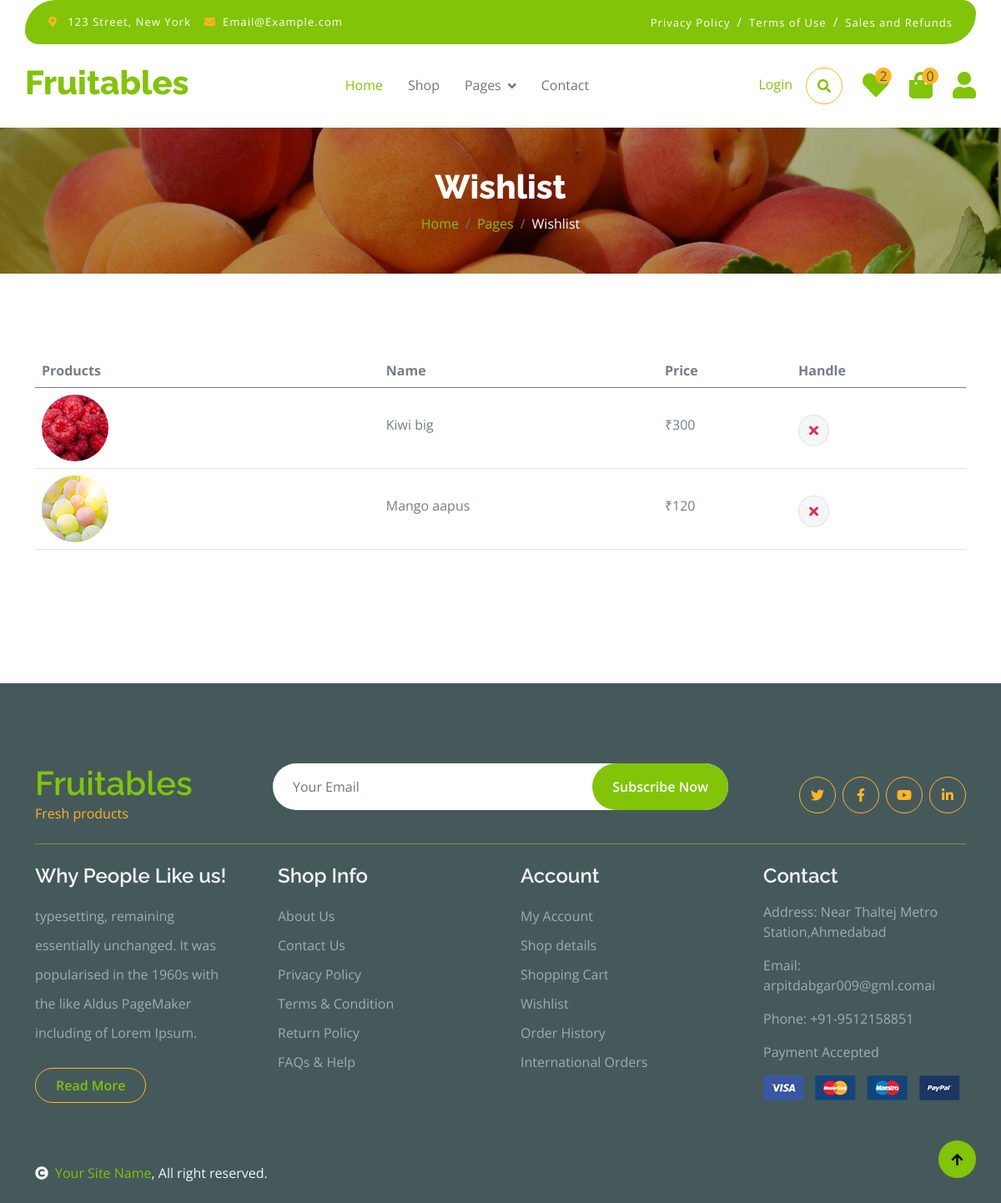
/wishlist, run on an earlier commit of the app's database.
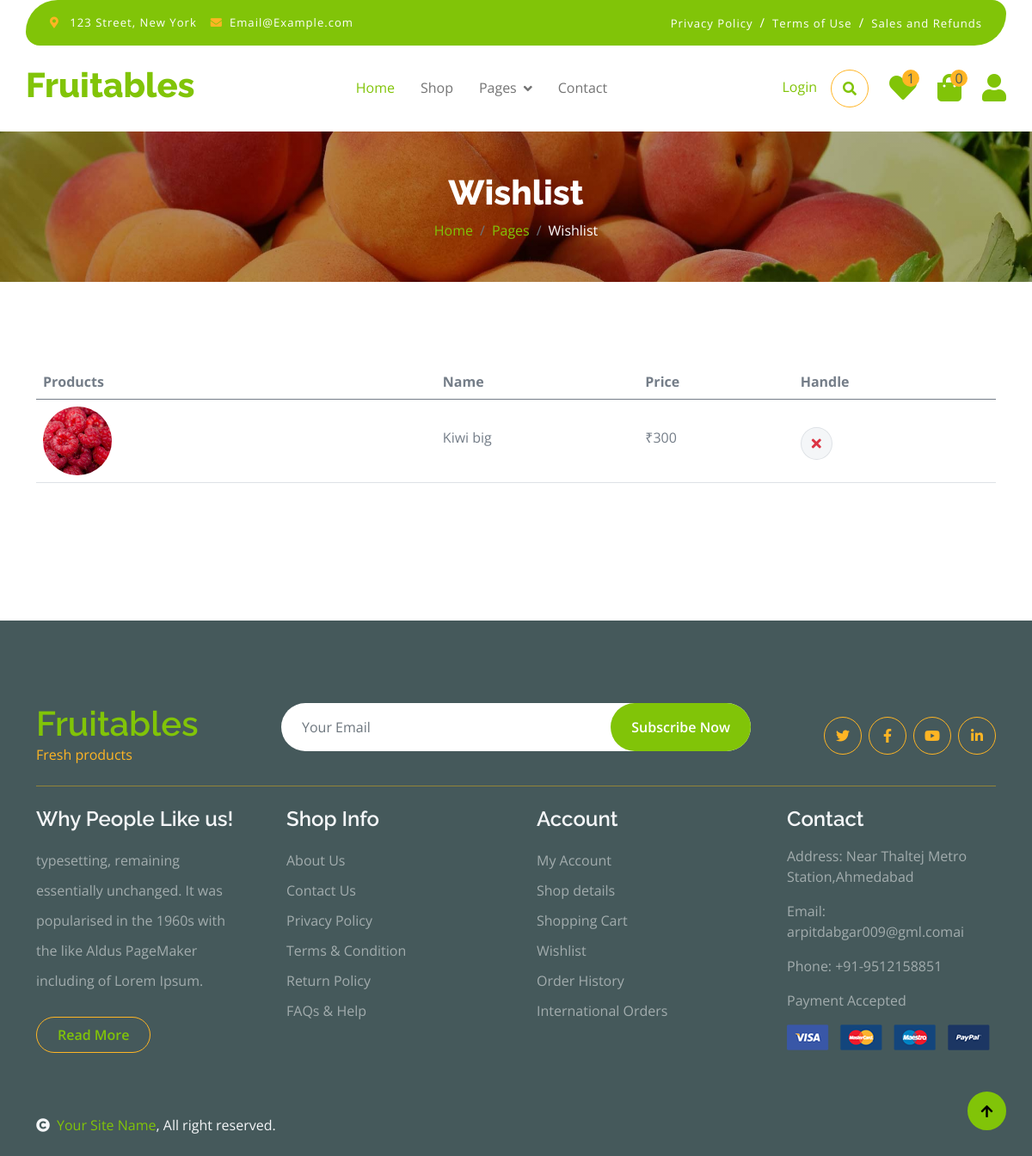
And on a later commit of the database.
### myapp/models.py (models this page shows, shortened)
class Add_to_wishlist(models.Model):
    user_id=models.ForeignKey(User,on_delete=models.CASCADE,blank=True,null=True)
    product_id=models.ForeignKey(Product,on_delete=models.CASCADE,blank=True,null=True)
    image=models.ImageField(upload_to="madia",blank=True,null=True)
    name=models.CharField(max_length=50,blank=True,null=True)
    price=models.IntegerField()

### myapp/views.py (the view)
# urls.py: path('wishlist', views.wishlist, name='wishlist'),
def wishlist(request):
    wish_id=Add_to_wishlist.objects.all()
    wish_count=Add_to_wishlist.objects.all().count()
    cart_count=Add_to_cart.objects.all().count()
    con={"wish_id":wish_id,"wish_count":wish_count,"cart_count":cart_count}
    return render(request,"wishlist.html",con)

### myapp/templates/wishlist.html (shortened to what this page needs)
{% extends "index.html" %}
{% load static %}
{% block content %}
        <div class="container-fluid page-header py-5">
            <h1 class="text-center text-white display-6">Wishlist</h1>
            <ol class="breadcrumb justify-content-center mb-0">
                <li class="breadcrumb-item"><a href="#">Home</a></li>
                <li class="breadcrumb-item"><a href="#">Pages</a></li>
                <li class="breadcrumb-item active text-white">Wishlist</li>
            </ol>
        </div>
        <div class="container-fluid py-5">
            <div class="container py-5">
                <div class="table-responsive">
                    <table class="table">
                        <thead>
                          <tr>
                            <th scope="col">Products</th>
                            <th scope="col">Name</th>
                            <th scope="col">Price</th>
                            <th scope="col">Handle</th>
                          </tr>
                        </thead>
                        <tbody>
                            {% for i in wish_id %}
                            <tr>
                                <th scope="row">
                                    <div class="d-flex align-items-center">
                                        <img src="{{i.image.url}}" class="img-fluid me-5 rounded-circle" style="width: 80px; height: 80px;" alt="">
                                    </div>
                                </th>
                                <td>
                                    <p class="mb-0 mt-4">{{i.name}}</p>
                                </td>
                                <td>
                                    <p class="mb-0 mt-4">₹{{i.price}}</p>
                                </td>
                                <td>
                                    <button class="btn btn-md rounded-circle bg-light border mt-4" >
                                        <a href="{% url 'delete_wishlist' i.id %}"><i class="fa fa-times text-danger"></i></a>
                                    </button>
                                </td>
                            </tr>
                            {% endfor %}
                        </tbody>
                    </table>
                </div>
            </div>
        </div>
{% endblock %}

### myapp/templates/index.html (shortened to what this page needs)
{% load static %}
<!DOCTYPE html>
<html lang="en">
    <head>
        <link rel="stylesheet" href="https://use.fontawesome.com/releases/v5.15.4/css/all.css"/>
        <link href="https://cdn.jsdelivr.net/npm/bootstrap-icons@1.4.1/font/bootstrap-icons.css" rel="stylesheet">
        <link href="{% static 'lib/lightbox/css/lightbox.min.css' %}" rel="stylesheet">
        <link href="{% static 'lib/owlcarousel/assets/owl.carousel.min.css' %}" rel="stylesheet">
        <link href="{% static 'css/bootstrap.min.css' %}" rel="stylesheet">
        <link href="{% static 'css/style.css' %}" rel="stylesheet">
    </head>
    <body>
        <div class="container-fluid fixed-top">
            <div class="container topbar bg-primary d-none d-lg-block">
                <div class="d-flex justify-content-between">
                    <div class="top-info ps-2">
                        <small class="me-3"><i class="fas fa-map-marker-alt me-2 text-secondary"></i> <a href="#" class="text-white">123 Street, New York</a></small>
                        <small class="me-3"><i class="fas fa-envelope me-2 text-secondary"></i><a href="#" class="text-white">Email@Example.com</a></small>
                    </div>
                    <div class="top-link pe-2">
                        <a href="#" class="text-white"><small class="text-white mx-2">Privacy Policy</small>/</a>
                        <a href="#" class="text-white"><small class="text-white mx-2">Terms of Use</small>/</a>
                        <a href="#" class="text-white"><small class="text-white ms-2">Sales and Refunds</small></a>
                    </div>
                </div>
            </div>
            <div class="container px-0">
                <nav class="navbar navbar-light bg-white navbar-expand-xl">
                    <a href="index.html" class="navbar-brand"><h1 class="text-primary display-6">Fruitables</h1></a>
                    <div class="collapse navbar-collapse bg-white" id="navbarCollapse">
                        <div class="navbar-nav mx-auto">
                            <a href="{% url 'index' %}" class="nav-item nav-link active">Home</a>
                            <a href="{% url 'shop' %}" class="nav-item nav-link">Shop</a>
                            <div class="nav-item dropdown">
                                <a href="#" class="nav-link dropdown-toggle" data-bs-toggle="dropdown">Pages</a>
                            </div>
                            <a href="{% url 'contact' %}" class="nav-item nav-link">Contact</a>
                        </div>
                        <div class="d-flex m-3 me-0">
                            <a href="{% url 'login' %}" class="nav-item nav-link">Login</a>
                            <button class="btn-search btn border border-secondary btn-md-square rounded-circle bg-white me-4" data-bs-toggle="modal" data-bs-target="#searchModal"><i class="fas fa-search text-primary"></i></button>
                            <a href="{% url 'wishlist' %}" class="position-relative me-4 my-auto">
                                <i class="fa fa-heart fa-2x"></i>
                                <span class="position-absolute bg-secondary rounded-circle d-flex align-items-center justify-content-center text-dark px-1" style="top: -5px; left: 15px; height: 20px; min-width: 20px;">{{wish_count}}</span>
                            </a>
                            <a href="{% url 'cart' %}" class="position-relative me-4 my-auto">
                                <i class="fa fa-shopping-bag fa-2x"></i>
                                <span class="position-absolute bg-secondary rounded-circle d-flex align-items-center justify-content-center text-dark px-1" style="top: -5px; left: 15px; height: 20px; min-width: 20px;">{{cart_count}}</span>
                            </a>
                            <a href="#" class="my-auto">
                                <i class="fas fa-user fa-2x"></i>
                            </a>
                        </div>
                    </div>
                </nav>
            </div>
        </div>
{% block content %}{% endblock %}
        <div class="container-fluid bg-dark text-white-50 footer pt-5 mt-5">
            <div class="container py-5">
                <div class="pb-4 mb-4" style="border-bottom: 1px solid rgba(226, 175, 24, 0.5) ;">
                    <div class="row g-4">
                        <div class="col-lg-3">
                            <a href="#">
                                <h1 class="text-primary mb-0">Fruitables</h1>
                                <p class="text-secondary mb-0">Fresh products</p>
                            </a>
                        </div>
                        <div class="col-lg-6">
                            <div class="position-relative mx-auto">
                                <input class="form-control border-0 w-100 py-3 px-4 rounded-pill" type="number" placeholder="Your Email">
                                <button type="submit" class="btn btn-primary border-0 border-secondary py-3 px-4 position-absolute rounded-pill text-white" style="top: 0; right: 0;">Subscribe Now</button>
                            </div>
                        </div>
                        <div class="col-lg-3">
                            <div class="d-flex justify-content-end pt-3">
                                <a class="btn  btn-outline-secondary me-2 btn-md-square rounded-circle" href=""><i class="fab fa-twitter"></i></a>
                                <a class="btn btn-outline-secondary me-2 btn-md-square rounded-circle" href=""><i class="fab fa-facebook-f"></i></a>
                                <a class="btn btn-outline-secondary me-2 btn-md-square rounded-circle" href=""><i class="fab fa-youtube"></i></a>
                                <a class="btn btn-outline-secondary btn-md-square rounded-circle" href=""><i class="fab fa-linkedin-in"></i></a>
                            </div>
                        </div>
                    </div>
                </div>
                <div class="row g-5">
                    <div class="col-lg-3 col-md-6">
                        <div class="footer-item">
                            <h4 class="text-light mb-3">Why People Like us!</h4>
                            <p class="mb-4">typesetting, remaining essentially unchanged. It was
                                popularised in the 1960s with the like Aldus PageMaker including of Lorem Ipsum.</p>
                            <a href="" class="btn border-secondary py-2 px-4 rounded-pill text-primary">Read More</a>
                        </div>
                    </div>
                    <div class="col-lg-3 col-md-6">
                        <div class="d-flex flex-column text-start footer-item">
                            <h4 class="text-light mb-3">Shop Info</h4>
                            <a class="btn-link" href="">About Us</a>
                            <a class="btn-link" href="">Contact Us</a>
                            <a class="btn-link" href="">Privacy Policy</a>
                            <a class="btn-link" href="">Terms & Condition</a>
                            <a class="btn-link" href="">Return Policy</a>
                            <a class="btn-link" href="">FAQs & Help</a>
                        </div>
                    </div>
                    <div class="col-lg-3 col-md-6">
                        <div class="d-flex flex-column text-start footer-item">
                            <h4 class="text-light mb-3">Account</h4>
                            <a class="btn-link" href="">My Account</a>
                            <a class="btn-link" href="">Shop details</a>
                            <a class="btn-link" href="">Shopping Cart</a>
                            <a class="btn-link" href="">Wishlist</a>
                            <a class="btn-link" href="">Order History</a>
                            <a class="btn-link" href="">International Orders</a>
                        </div>
                    </div>
                    <div class="col-lg-3 col-md-6">
                        <div class="footer-item">
                            <h4 class="text-light mb-3">Contact</h4>
                            <p>Address: Near Thaltej Metro Station,Ahmedabad</p>
                            <p>Email: arpitdabgar009@gml.comai</p>
                            <p>Phone: +91-9512158851</p>
                            <p>Payment Accepted</p>
                            <img src="{% static 'img/payment.png' %}" class="img-fluid" alt="">
                        </div>
                    </div>
                </div>
            </div>
        </div>
        <div class="container-fluid copyright bg-dark py-4">
            <div class="container">
                <div class="row">
                    <div class="col-md-6 text-center text-md-start mb-3 mb-md-0">
                        <span class="text-light"><a href="#"><i class="fas fa-copyright text-light me-2"></i>Your Site Name</a>, All right reserved.</span>
                    </div>
                </div>
            </div>
        </div>
        <a href="#" class="btn btn-primary border-3 border-primary rounded-circle back-to-top"><i class="fa fa-arrow-up"></i></a>
    </body>
</html>

### myapp/static/css/style.css (style rules this page uses)
.back-to-top { position: fixed; right: 30px; bottom: 30px; display: flex; width: 45px; height: 45px; align-items: center; justify-content: center; transition: 0.5s; z-index: 99; }
.btn { font-weight: 600; transition: .5s; }
.btn-md-square { width: 44px; height: 44px; }
.btn-square, .btn-sm-square, .btn-md-square, .btn-lg-square { padding: 0; display: flex; align-items: center; justify-content: center; font-weight: normal; }
.btn.border-secondary { transition: 0.5s; }
.fixed-top { transition: 0.5s; background: var(--bs-white); border: 0; }
.topbar { padding: 20px; border-radius: 230px 100px; }
.topbar .top-info { font-size: 15px; line-height: 0; letter-spacing: 1px; display: flex; align-items: center; }
.topbar .top-link { font-size: 15px; line-height: 0; letter-spacing: 1px; display: flex; align-items: center; }
.topbar .top-link a { letter-spacing: 1px; }
.navbar .navbar-nav .nav-link { padding: 10px 15px; font-size: 16px; transition: .5s; }
.navbar { height: 100px; border-bottom: 1px solid rgba(255, 255, 255, .1); }
.navbar .navbar-nav .nav-link:hover, .navbar .navbar-nav .nav-link.active, .fixed-top.bg-white .navbar .navbar-nav .nav-link:hover, .fixed-top.bg-white .navbar .navbar-nav .nav-link.active { color: var(--bs-primary); }
.navbar .dropdown-toggle::after { border: none; content: "\f107"; font-family: "Font Awesome 5 Free"; font-weight: 700; vertical-align: middle; margin-left: 8px; }
.page-header { position: relative; background: linear-gradient(rgba(0, 0, 0, 0.3), rgba(0, 0, 0, 0.3)), url(../img/cart-page-header-img.jpg); background-position: center center; background-repeat: no-repeat; background-size: cover; }
@media (min-width: 992px) { .hero-header, .page-header { margin-top: 152px !important; } }
.footer .footer-item .btn-link { line-height: 35px; color: rgba(255, 255, 255, .5); transition: 0.5s; }
.footer .footer-item p.mb-4 { line-height: 35px; }

What changed in the data, as far as the page shows it:
removed Add_to_wishlist: image (picture), name "Mango aapus", price "120"
Also different on the page:
{{ wish_count }}: "2" → "1"
